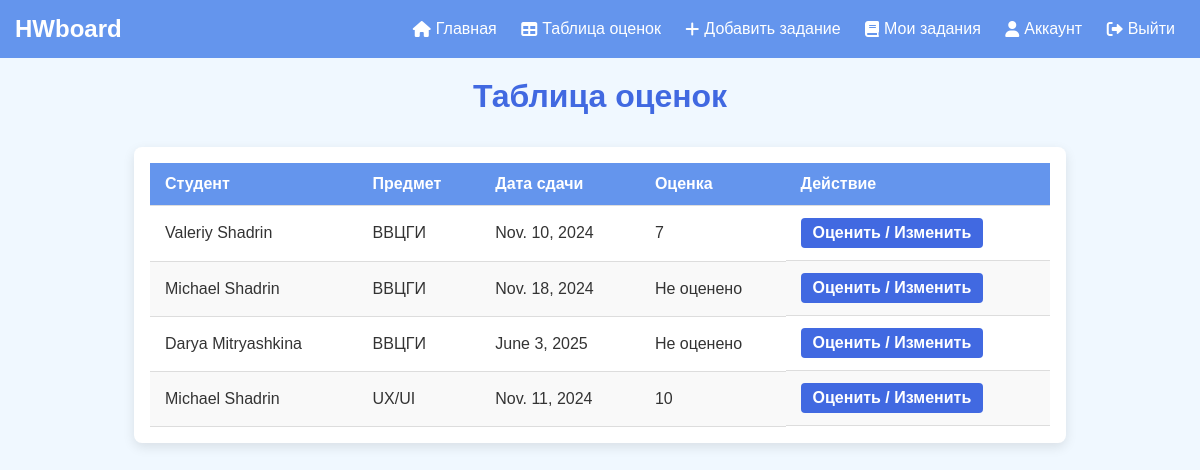
/grades/ (signed in), run on the app's committed database.
### lab2_HW_Shadrina/models.py (models this page shows, shortened)
class Submission(models.Model):
    homework = models.ForeignKey(Homework, on_delete=models.CASCADE)
    student = models.ForeignKey(settings.AUTH_USER_MODEL, on_delete=models.CASCADE, limit_choices_to={'role': 'student'})
    submission_text = models.TextField()
    submission_date = models.DateField(auto_now_add=True)
    grade = models.IntegerField(blank=True, null=True)

class User(AbstractUser):
    ROLE_CHOICES = [
        ('student', 'Student'),
        ('teacher', 'Teacher'),
    ]
    first_name = models.CharField(max_length=150, blank=False)
    last_name = models.CharField(max_length=150, blank=False)
    birth_date = models.DateField(null=True, blank=True)
    phone_number = models.CharField(max_length=15, blank=True, null=True)
    role = models.CharField(max_length=7, choices=ROLE_CHOICES, default='student')

class Homework(models.Model):
    subject = models.CharField(max_length=100)
    title = models.CharField(max_length=100)
    teacher = models.ForeignKey(settings.AUTH_USER_MODEL, on_delete=models.CASCADE, limit_choices_to={'role': 'teacher'})
    assigned_date = models.DateField()
    due_date = models.DateField()
    description = models.TextField()
    penalties = models.TextField(blank=True, null=True)
    is_submitted = models.BooleanField(default=False)

### lab2_HW_Shadrina/views.py (the view)
# urls.py: path('grades/', views.grade_table, name='grade_table'),
@login_required
@user_passes_test(is_teacher)
def grade_table(request):
    teacher = request.user
    homeworks = Homework.objects.filter(teacher=teacher)
    submissions = Submission.objects.filter(homework__in=homeworks)
    return render(request, 'teacher/grade_table.html', {'submissions': submissions})

### lab2_HW_Shadrina/views.py (called while the page is built)
def is_teacher(user):
    return user.role == 'teacher'

### templates/teacher/grade_table.html (shortened to what this page needs)
<!DOCTYPE html>
<html lang="en">
<head>
    {% load static %}
    <link rel="stylesheet" type="text/css" href="{% static 'css/styles.css' %}">
    <link rel="stylesheet" href="https://cdnjs.cloudflare.com/ajax/libs/font-awesome/6.0.0-beta3/css/all.min.css">
</head>
<body>
<div class="navbar">
    <a href="{% url 'home' %}" class="logo">HWboard</a>
    <div class="nav-links">
        <a href="{% url 'home' %}"><i class="fas fa-home"></i> Главная</a>
        {% if user.is_authenticated %}
            {% if user.role == 'student' %}
                <a href="{% url 'homework_list' %}"><i class="fas fa-book"></i> Домашние задания</a>
                <a href="{% url 'submission_list' %}"><i class="fas fa-file-alt"></i> Мои сдачи</a>
            {% elif user.role == 'teacher' %}
                <a href="{% url 'grade_table' %}"><i class="fas fa-table"></i> Таблица оценок</a>
                <a href="{% url 'add_homework' %}"><i class="fas fa-plus"></i> Добавить задание</a>
                <a href="{% url 'teacher_homework_list' %}"><i class="fas fa-book"></i>Мои задания</a>
            {% endif %}
            <a href="{% url 'account' %}"><i class="fas fa-user"></i> Аккаунт</a>
            <a href="{% url 'logout' %}"><i class="fas fa-sign-out-alt"></i> Выйти</a>
        {% else %}
            <a href="{% url 'login' %}"><i class="fas fa-sign-in-alt"></i> Войти</a>
            <a href="{% url 'register' %}"><i class="fas fa-user-plus"></i> Регистрация</a>
        {% endif %}
    </div>
</div>
<h2>Таблица оценок</h2>
<div class="table-container">
    <table class="submission-table">
        <thead>
            <tr>
                <th>Студент</th>
                <th>Предмет</th>
                <th>Дата сдачи</th>
                <th>Оценка</th>
                <th>Действие</th>
            </tr>
        </thead>
        <tbody>
            {% for submission in submissions %}
                <tr>
                    <td>{{ submission.student.get_full_name }}</td>
                    <td>{{ submission.homework.subject }}</td>
                    <td>{{ submission.submission_date }}</td>
                    <td>{{ submission.grade|default:"Не оценено" }}</td>
                    <td class="action-links">
                        <a href="{% url 'grade_submission' submission.id %}" class="edit-link">Оценить / Изменить</a>
                    </td>
                </tr>
            {% endfor %}
        </tbody>
    </table>
</div>
</body>
</html>

### static/css/styles.css (style rules this page uses)
body { font-family: Arial, sans-serif; background-color: aliceblue; color: #333; margin: 0; padding: 0; }
.navbar { display: flex; justify-content: space-between; align-items: center; background-color: cornflowerblue; padding: 15px; }
.logo { font-size: 24px; color: white; font-weight: bold; text-decoration: none; }
.nav-links a { color: white; text-decoration: none; margin: 0 10px; font-size: 16px; display: inline-flex; align-items: center; }
.nav-links i { margin-right: 5px; }
h2 { text-align: center; color: royalblue; font-size: 2em; margin-top: 20px; }
.table-container { max-width: 900px; margin: 2rem auto; padding: 1rem; background-color: #ffffff; border-radius: 8px; box-shadow: 0 4px 12px rgba(0, 0, 0, 0.1); }
.submission-table { width: 100%; border-collapse: collapse; }
.submission-table th, .submission-table td { padding: 12px 15px; text-align: left; border-bottom: 1px solid #ddd; }
.submission-table th { background-color: cornflowerblue; color: #fff; font-weight: bold; }
.submission-table tr:nth-child(even) { background-color: #f9f9f9; }
.submission-table td { color: #333; }
.action-links { display: flex; gap: 10px; }
.edit-link, .delete-link { text-decoration: none; padding: 6px 12px; border-radius: 4px; font-weight: bold; color: #fff; transition: background-color 0.3s; }
.edit-link { background-color: royalblue; }

### data on the page
Submission: student.get_full_name "Valeriy Shadrin", homework.subject "ВВЦГИ", submission_date "Nov. 10, 2024", grade "7"
Submission: student.get_full_name "Michael Shadrin", homework.subject "ВВЦГИ", submission_date "Nov. 18, 2024", grade "Не оценено"
Submission: student.get_full_name "Darya Mitryashkina", homework.subject "ВВЦГИ", submission_date "June 3, 2025", grade "Не оценено"
Submission: student.get_full_name "Michael Shadrin", homework.subject "UX/UI", submission_date "Nov. 11, 2024", grade "10"
